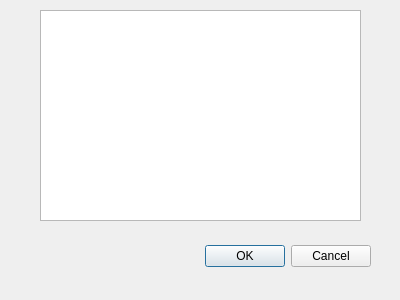
<?xml version="1.0" encoding="UTF-8"?>
<ui version="4.0">
 <class>resimsec</class>
 <widget class="QDialog" name="resimsec">
  <property name="geometry">
   <rect>
    <x>0</x>
    <y>0</y>
    <width>400</width>
    <height>300</height>
   </rect>
  </property>
  <property name="windowTitle">
   <string>Dialog</string>
  </property>
  <widget class="QDialogButtonBox" name="buttonBox">
   <property name="geometry">
    <rect>
     <x>30</x>
     <y>240</y>
     <width>341</width>
     <height>32</height>
    </rect>
   </property>
   <property name="orientation">
    <enum>Qt::Horizontal</enum>
   </property>
   <property name="standardButtons">
    <set>QDialogButtonBox::Cancel|QDialogButtonBox::Ok</set>
   </property>
  </widget>
  <widget class="QListWidget" name="listWidget">
   <property name="geometry">
    <rect>
     <x>40</x>
     <y>10</y>
     <width>321</width>
     <height>211</height>
    </rect>
   </property>
  </widget>
 </widget>
 <resources/>
 <connections>
  <connection>
   <sender>buttonBox</sender>
   <signal>accepted()</signal>
   <receiver>resimsec</receiver>
   <slot>accept()</slot>
   <hints>
    <hint type="sourcelabel">
     <x>248</x>
     <y>254</y>
    </hint>
    <hint type="destinationlabel">
     <x>157</x>
     <y>274</y>
    </hint>
   </hints>
  </connection>
  <connection>
   <sender>buttonBox</sender>
   <signal>rejected()</signal>
   <receiver>resimsec</receiver>
   <slot>reject()</slot>
   <hints>
    <hint type="sourcelabel">
     <x>316</x>
     <y>260</y>
    </hint>
    <hint type="destinationlabel">
     <x>286</x>
     <y>274</y>
    </hint>
   </hints>
  </connection>
 </connections>
</ui>
